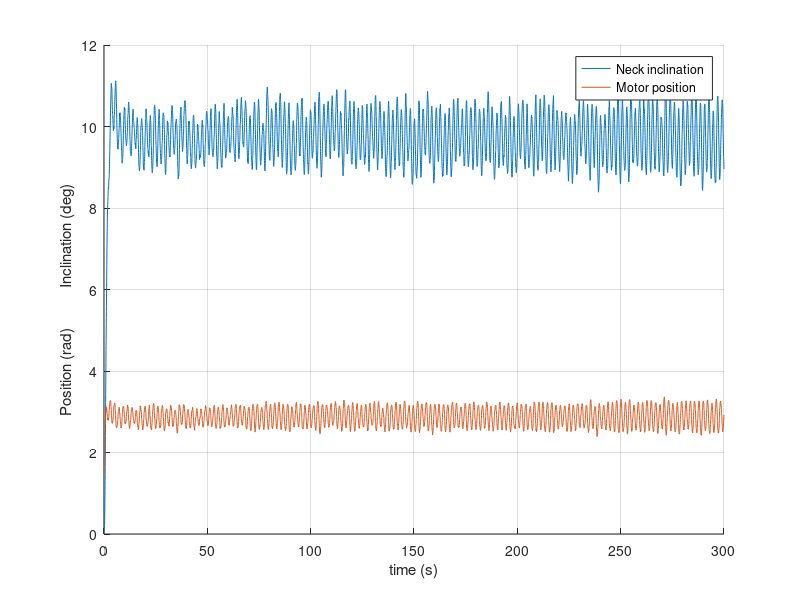
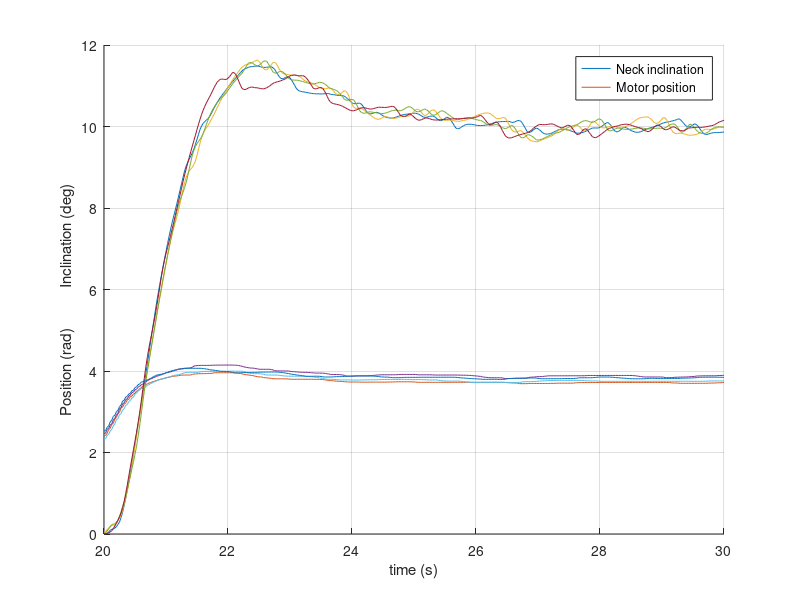

MATLAB code to generate these figures, in order:
clear;close all;
data=csvread("data/id000response.csv")
t=data(:,1);
incli=data(:,2);
motor=data(:,3);


fig=figure; hold on;grid on;

plot(t,incli);
plot(t,motor);

ylabel(' Position (rad)          Inclination (deg)      ');
xlabel('time (s)');
legend('Neck inclination', 'Motor position','Location','best');
saveas(fig,'fig/avgtimeResponse','epsc');

fig=figure; hold on;grid on;


data=csvread("data/fra000stepresponse.csv")
t=data(:,1);
incli=data(:,2);
motor=data(:,3);
plot(t,incli);
plot(t,motor);

data=csvread("data/fra200stepresponse.csv")
t=data(:,1);
incli=data(:,2);
motor=data(:,3);
plot(t,incli);
plot(t,motor);

data=csvread("data/fra400stepresponse.csv")
t=data(:,1);
incli=data(:,2);
motor=data(:,3);
plot(t,incli);
plot(t,motor);

data=csvread("data/fra600stepresponse.csv")
t=data(:,1);
incli=data(:,2);
motor=data(:,3);
plot(t,incli);
plot(t,motor);

ylabel(' Position (rad)          Inclination (deg)      ');
xlabel('time (s)');
legend('Neck inclination', 'Motor position','Location','best');
saveas(fig,'fig/avgtimeResponse','epsc');



